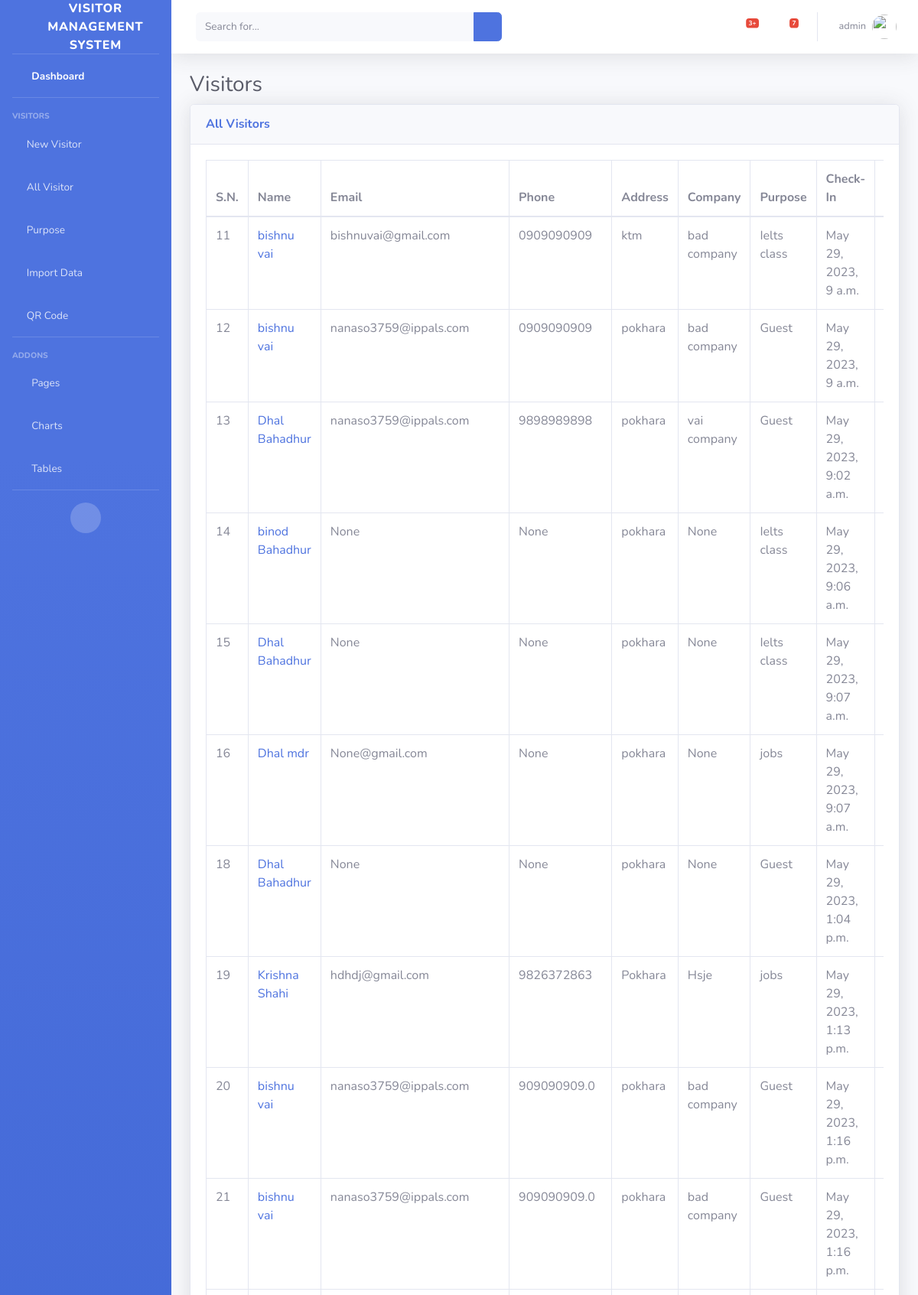
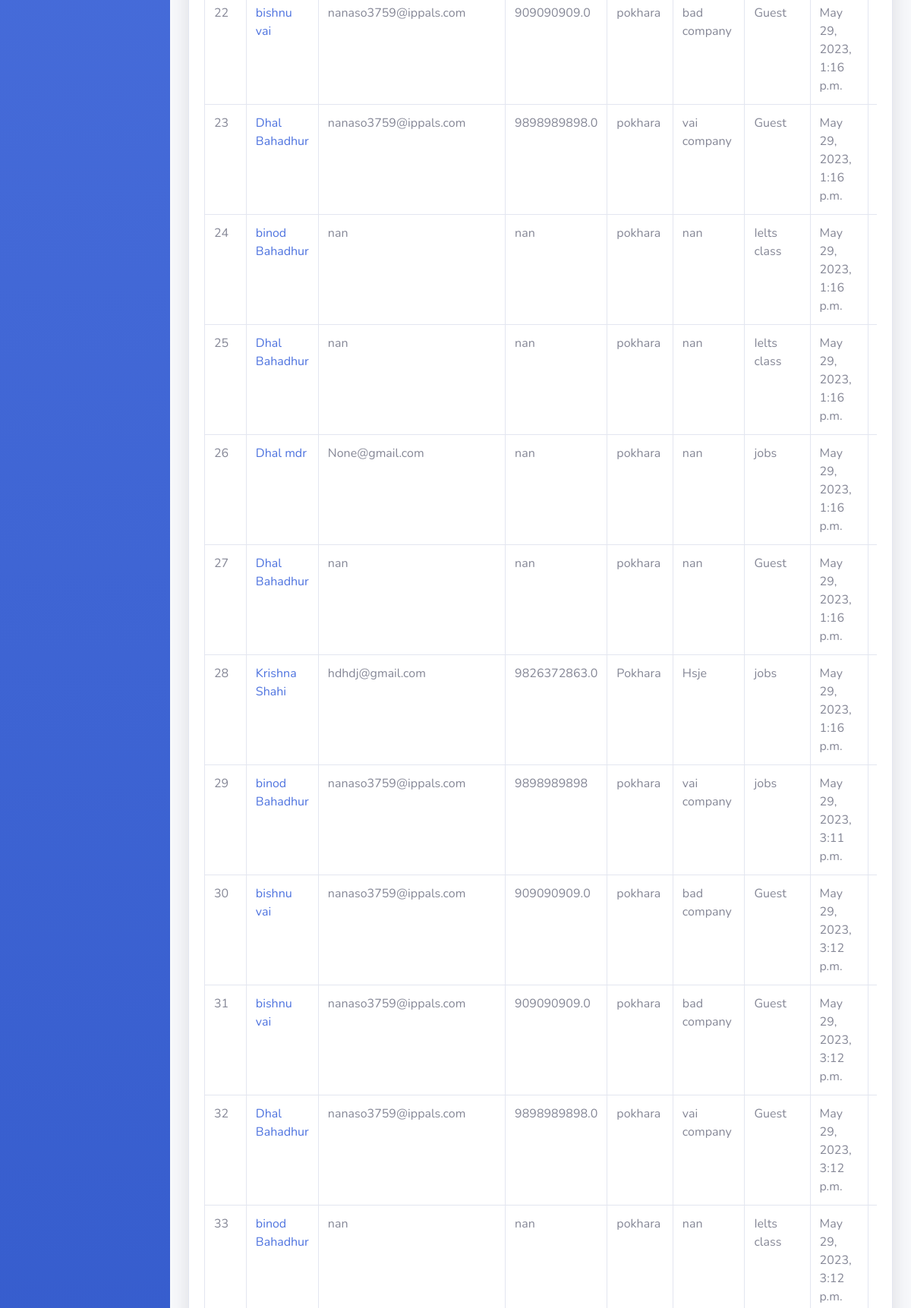
The page /visitor/ (signed in, upper part) on the database its author committed (2 pictures, top to bottom).
### visitors/models.py (models this page shows)
class Visitor(models.Model):
    first_name = models.CharField(max_length=50)
    last_name = models.CharField(max_length=50)
    email = models.EmailField(blank=True, null=True)
    phone = models.CharField(max_length=20, blank=True, null=True)
    address = models.CharField(max_length=100)
    company = models.CharField(max_length=50, blank=True, null=True)
    purpose = models.ForeignKey(Purpose, on_delete=models.CASCADE)
    check_in = models.DateTimeField(blank=True, null=True, auto_now_add=True)
    check_out = models.DateTimeField(blank=True, null=True)
    host = models.CharField(max_length=100,blank=True, null=True)

class Purpose(models.Model):
    name = models.CharField(max_length=100)
    description = models.TextField(null = True)
    status = models.BooleanField(default=True)
    def __str__(self):
        return self.name

### visitors/views.py (the view)
# urls.py: path("visitor/",views.visitor, name='visitor'),
@login_required
def visitor(request):
    visitors = Visitor.objects.all()
    template = loader.get_template('visitor.html')
    context = {
        'visitors' : visitors,
    }
    return HttpResponse(template.render(context, request))

### visitors/templates/visitor.html (shortened to what this page needs)
{% extends 'index.html' %}
{%block content%}
    <div class="container-fluid">
      <h1 class="h3 mb-2 text-gray-800">Visitors</h1>
      <div class="card shadow mb-4">
          <div class="card-header py-3">
              <h6 class="m-0 font-weight-bold text-primary">All Visitors</h6>
          </div>
          <div class="card-body">
              <div class="table-responsive">
                  <table class="table table-bordered" id="dataTable" width="100%" cellspacing="0">
                      <thead>
                          <tr>
                            <th>S.N.</th>
                            <th>Name</th>
                            <th>Email</th>
                            <th>Phone</th>
                            <th>Address</th>
                            <th>Company</th>
                            <th>Purpose</th>
                            <th>Check-In</th>
                            <th>Check-Out</th>
                          </tr>
                      </thead>
                      <tbody>
                        {% for visitor in visitors %}
                        <tr>
                          <td>{{visitor.id}}</td>
                          <td><a href="details/{{visitor.id}}">{{ visitor.first_name }} {{ visitor.last_name }}</a></td>
                          <td>{{ visitor.email }}</td>
                          <td>{{ visitor.phone }}</td>
                          <td>{{ visitor.address }}</td>
                          <td>{{ visitor.company }}</td>
                          <td>{{ visitor.purpose }}</td>
                          <td>{{ visitor.check_in }}</td>
                          <td>
                          </td>
                        </tr>
                      {% endfor %}
                      </tbody>
                  </table>
              </div>
          </div>
      </div>
  </div>
    {%block pagecontent%}
    {% load static %}
    {%endblock%}
  {%endblock%}

### visitors/templates/index.html (shortened to what this page needs)
<!DOCTYPE html>
<html lang="en">
<head>
    {% load static %}
    <link href= '{% static "vendor/fontawesome-free/css/all.min.css" %}' rel="stylesheet" type="text/css">
    <link href= '{%static "css/sb-admin-2.min.css" %}' rel="stylesheet">
</head>
<body id="page-top">
    <div id="wrapper">
        <ul class="navbar-nav bg-gradient-primary sidebar sidebar-dark accordion" id="accordionSidebar">
            <a class="sidebar-brand d-flex align-items-center justify-content-center" href="index.html">
                <div class="sidebar-brand-icon rotate-n-15">
                    <i class="fas fa-laugh-wink"></i>
                </div>
                <div class="sidebar-brand-text mx-3">Visitor Management System</div>
            </a>
            <hr class="sidebar-divider my-0">
            <li class="nav-item active">
                <a class="nav-link" href="/dashboard/">
                    <i class="fas fa-fw fa-tachometer-alt"></i>
                    <span>Dashboard</span></a>
            </li>
            <hr class="sidebar-divider">
            <div class="sidebar-heading">
                Visitors
            </div>
            <li class="nav-item">
                <a class="nav-link" href="/new/">
                    <i class="fa fa-plus"></i>
                    <span>New Visitor</span></a>
            </li>
            <li class="nav-item">
                <a class="nav-link" href="/visitor/">
                    <i class="fas fa-user"></i>
                    <span>All Visitor</span></a>
            </li>
            <li class="nav-item">
                <a class="nav-link" href="/purpose/">
                    <i class="fas fa-briefcase"></i>
                    <span>Purpose</span></a>
            </li>
            <li class="nav-item">
                <a class="nav-link" href="/importdata/">
                    <i class="fas fa-arrow-circle-down"></i>
                    <span>Import Data</span></a>
            </li>
            <li class="nav-item">
                <a class="nav-link" href="/qr/">
                    <i class="fas fa-qrcode"></i>
                    <span>QR Code</span></a>
            </li>
            <hr class="sidebar-divider">
            <div class="sidebar-heading">
                Addons
            </div>
            <li class="nav-item">
                <a class="nav-link collapsed" href="#" data-toggle="collapse" data-target="#collapsePages"
                    aria-expanded="true" aria-controls="collapsePages">
                    <i class="fas fa-fw fa-folder"></i>
                    <span>Pages</span>
                </a>
            </li>
            <li class="nav-item">
                <a class="nav-link" href="charts.html">
                    <i class="fas fa-fw fa-chart-area"></i>
                    <span>Charts</span></a>
            </li>
            <li class="nav-item">
                <a class="nav-link" href="tables.html">
                    <i class="fas fa-fw fa-table"></i>
                    <span>Tables</span></a>
            </li>
            <hr class="sidebar-divider d-none d-md-block">
            <div class="text-center d-none d-md-inline">
                <button class="rounded-circle border-0" id="sidebarToggle"></button>
            </div>
        </ul>
        <div id="content-wrapper" class="d-flex flex-column">
            <div id="content">
                <nav class="navbar navbar-expand navbar-light bg-white topbar mb-4 static-top shadow">
                    <form
                        class="d-none d-sm-inline-block form-inline mr-auto ml-md-3 my-2 my-md-0 mw-100 navbar-search">
                        <div class="input-group">
                            <input type="text" class="form-control bg-light border-0 small" placeholder="Search for..."
                                aria-label="Search" aria-describedby="basic-addon2">
                            <div class="input-group-append">
                                <button class="btn btn-primary" type="button">
                                    <i class="fas fa-search fa-sm"></i>
                                </button>
                            </div>
                        </div>
                    </form>
                    <ul class="navbar-nav ml-auto">
                        <li class="nav-item dropdown no-arrow mx-1">
                            <a class="nav-link dropdown-toggle" href="#" id="alertsDropdown" role="button"
                                data-toggle="dropdown" aria-haspopup="true" aria-expanded="false">
                                <i class="fas fa-bell fa-fw"></i>
                                <span class="badge badge-danger badge-counter">3+</span>
                            </a>
                        </li>
                        <li class="nav-item dropdown no-arrow mx-1">
                            <a class="nav-link dropdown-toggle" href="#" id="messagesDropdown" role="button"
                                data-toggle="dropdown" aria-haspopup="true" aria-expanded="false">
                                <i class="fas fa-envelope fa-fw"></i>
                                <span class="badge badge-danger badge-counter">7</span>
                            </a>
                        </li>
                        <li class="nav-item dropdown no-arrow">
                            <a class="nav-link dropdown-toggle" href="#" id="userDropdown" role="button"
                                data-toggle="dropdown" aria-haspopup="true" aria-expanded="false">
                                <span class="mr-2 d-none d-lg-inline text-gray-600 small">{{ request.user.username }}</span>
                                <img class="img-profile rounded-circle"
                                    src='{%static "img/undraw_profile.svg"%}'>
                            </a>
                        </li>
                    </ul>
                </nav>
                {% block content %}
                {% endblock %}
            </div>
        </div>
    </div>
</body>
</html>

### rows shown on the page
Visitor: id "11", first_name "bishnu", last_name "vai", email "bishnuvai@gmail.com", phone "0909090909", address "ktm", company "bad company", purpose "Ielts class", check_in "May 29, 2023, 9 a.m."
Visitor: id "12", first_name "bishnu", last_name "vai", email "nanaso3759@ippals.com", phone "0909090909", address "pokhara", company "bad company", purpose "Guest", check_in "May 29, 2023, 9 a.m."
Visitor: id "13", first_name "Dhal", last_name "Bahadhur", email "nanaso3759@ippals.com", phone "9898989898", address "pokhara", company "vai company", purpose "Guest", check_in "May 29, 2023, 9:02 a.m."
Visitor: id "14", first_name "binod", last_name "Bahadhur", email "None", phone "None", address "pokhara", company "None", purpose "Ielts class", check_in "May 29, 2023, 9:06 a.m."
Visitor: id "15", first_name "Dhal", last_name "Bahadhur", email "None", phone "None", address "pokhara", company "None", purpose "Ielts class", check_in "May 29, 2023, 9:07 a.m."
Visitor: id "16", first_name "Dhal", last_name "mdr", email "None@gmail.com", phone "None", address "pokhara", company "None", purpose "jobs", check_in "May 29, 2023, 9:07 a.m."
Visitor: id "18", first_name "Dhal", last_name "Bahadhur", email "None", phone "None", address "pokhara", company "None", purpose "Guest", check_in "May 29, 2023, 1:04 p.m."
Visitor: id "19", first_name "Krishna", last_name "Shahi", email "hdhdj@gmail.com", phone "9826372863", address "Pokhara", company "Hsje", purpose "jobs", check_in "May 29, 2023, 1:13 p.m."
Visitor: id "20", first_name "bishnu", last_name "vai", email "nanaso3759@ippals.com", phone "909090909.0", address "pokhara", company "bad company", purpose "Guest", check_in "May 29, 2023, 1:16 p.m."
Visitor: id "21", first_name "bishnu", last_name "vai", email "nanaso3759@ippals.com", phone "909090909.0", address "pokhara", company "bad company", purpose "Guest", check_in "May 29, 2023, 1:16 p.m."
Visitor: id "22", first_name "bishnu", last_name "vai", email "nanaso3759@ippals.com", phone "909090909.0", address "pokhara", company "bad company", purpose "Guest", check_in "May 29, 2023, 1:16 p.m."
Visitor: id "23", first_name "Dhal", last_name "Bahadhur", email "nanaso3759@ippals.com", phone "9898989898.0", address "pokhara", company "vai company", purpose "Guest", check_in "May 29, 2023, 1:16 p.m."
Visitor: id "24", first_name "binod", last_name "Bahadhur", email "nan", phone "nan", address "pokhara", company "nan", purpose "Ielts class", check_in "May 29, 2023, 1:16 p.m."
Visitor: id "25", first_name "Dhal", last_name "Bahadhur", email "nan", phone "nan", address "pokhara", company "nan", purpose "Ielts class", check_in "May 29, 2023, 1:16 p.m."
Visitor: id "26", first_name "Dhal", last_name "mdr", email "None@gmail.com", phone "nan", address "pokhara", company "nan", purpose "jobs", check_in "May 29, 2023, 1:16 p.m."
Visitor: id "27", first_name "Dhal", last_name "Bahadhur", email "nan", phone "nan", address "pokhara", company "nan", purpose "Guest", check_in "May 29, 2023, 1:16 p.m."
Visitor: id "28", first_name "Krishna", last_name "Shahi", email "hdhdj@gmail.com", phone "9826372863.0", address "Pokhara", company "Hsje", purpose "jobs", check_in "May 29, 2023, 1:16 p.m."
Visitor: id "29", first_name "binod", last_name "Bahadhur", email "nanaso3759@ippals.com", phone "9898989898", address "pokhara", company "vai company", purpose "jobs", check_in "May 29, 2023, 3:11 p.m."
Visitor: id "30", first_name "bishnu", last_name "vai", email "nanaso3759@ippals.com", phone "909090909.0", address "pokhara", company "bad company", purpose "Guest", check_in "May 29, 2023, 3:12 p.m."
Visitor: id "31", first_name "bishnu", last_name "vai", email "nanaso3759@ippals.com", phone "909090909.0", address "pokhara", company "bad company", purpose "Guest", check_in "May 29, 2023, 3:12 p.m."
Visitor: id "32", first_name "Dhal", last_name "Bahadhur", email "nanaso3759@ippals.com", phone "9898989898.0", address "pokhara", company "vai company", purpose "Guest", check_in "May 29, 2023, 3:12 p.m."
Visitor: id "33", first_name "binod", last_name "Bahadhur", email "nan", phone "nan", address "pokhara", company "nan", purpose "Ielts class", check_in "May 29, 2023, 3:12 p.m."

### other values the page prints
{{ request.user.username }} "admin"
